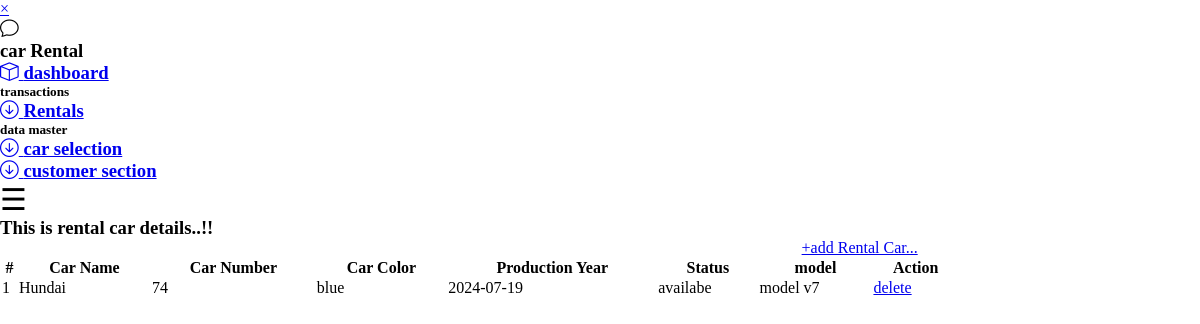
Page /php/car_details.php on the committed database.
### tables this page shows
CREATE TABLE `cars` (
  `id` int(70) NOT NULL,
  `car_number` int(70) NOT NULL,
  `car_color` varchar(70) NOT NULL,
  `production_year` date NOT NULL,
  `model` varchar(170) NOT NULL,
  `status` varchar(170) NOT NULL,
  `car_name` varchar(70) NOT NULL
);

### php/car_details.php (the view, shortened to what this page needs)
<?php
include "connection.php";
?>
<!DOCTYPE html>
<html lang="en">
<head>
    <link rel="stylesheet" href="../style.css">
    <link rel="stylesheet" href="../Bootstrap icon/icons/bootstrap-icons.css">
</head>
<body>
<div id="mySidenav" class="sidenav">
  <a href="javascript:void(0)" class="closebtn" onclick="closeNav()">&times;</a>
  <div class="title">
    <h3 class="bi bi-chat"></h3>
    <h3>car Rental</h3>
  </div>
  <div class="actions">
  <h3><a href="dashboard.php" class="bi bi-box"> dashboard</a></h3>
  <div class="transactions">
  <h5 class="bi bi-car">transactions</h5>
  <h3><a href="transaction_data.php" class="bi bi-arrow-down-circle"> Rentals</a></h3>
  </div>
  <div class="data-master">
  <h5>data master</h5>
  <h3><a href="car_details.php" class="bi bi-arrow-down-circle"> car selection</a></h3>
  <h3><a href="customer_details.php" class="bi bi-arrow-down-circle"> customer section</a></h3>
  </div>
  </div>
</div>
<span style="font-size:30px;cursor:pointer" onclick="openNav()" class="showNav">&#9776;</span>
<div class="dash-info">
    <div class="history">
    <h3 class="text-5">This is rental car details..!!</h3>
    <p class="text-6"><a style="margin-left:66.8%;" href="add_car_details.php">+add Rental Car...</a></p>
  <table style="width:80%">
  <tr>
    <th>#</th>
    <th>Car Name</th>
    <th>Car Number</th>
    <th>Car Color</th>
    <th>Production Year</th>
    <th>Status</th>
    <th>model</th>
    <th>Action</th>
  </tr>
   <?php
   $count =1 ;
   $sql = "SELECT * FROM cars";
   $fetch = mysqli_query($con,$sql);
   if(mysqli_num_rows($fetch)>0){
    while($row = mysqli_fetch_array($fetch)){
   ?>
   <tr>
    <td><?php echo $count++; ?></td>
    <td><?php echo $row['car_name']; ?></td>
    <td><?php echo $row['car_number']; ?></td>
    <td><?php echo $row['car_color']; ?></td>
    <td><?php echo $row['production_year']; ?></td>
    <td><?php echo $row['status']; ?></td>
    <td><?php echo $row['model']; ?></td>
    <td>
      <a class="delete" href="car_delete.php?id=<?php echo $row['id'];?>">delete</a>
    </td>
   </tr>
   <?php
   }
  }
   ?>
</table>
</div>
</div>
</body>
</html>

### style.css (style rules this page uses)
* { margin: 0px; padding: 0px; box-sizing: border-box; }

### rows in the picture
cars: car_name "Hundai", car_number "74", car_color "blue", production_year "2024-07-19", status "availabe", model "model v7"
